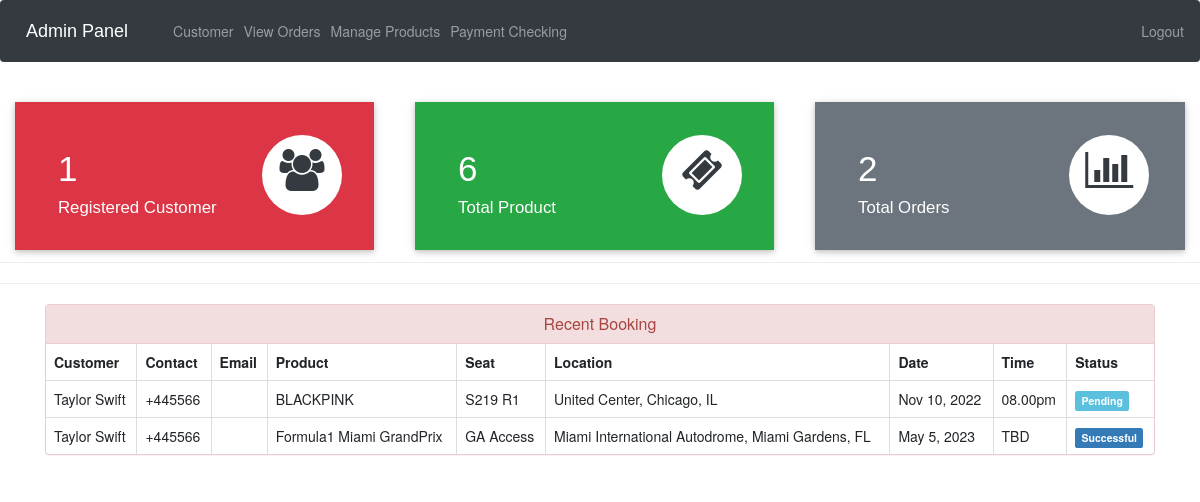
The app's page /admin-dashboard (signed in), older data.
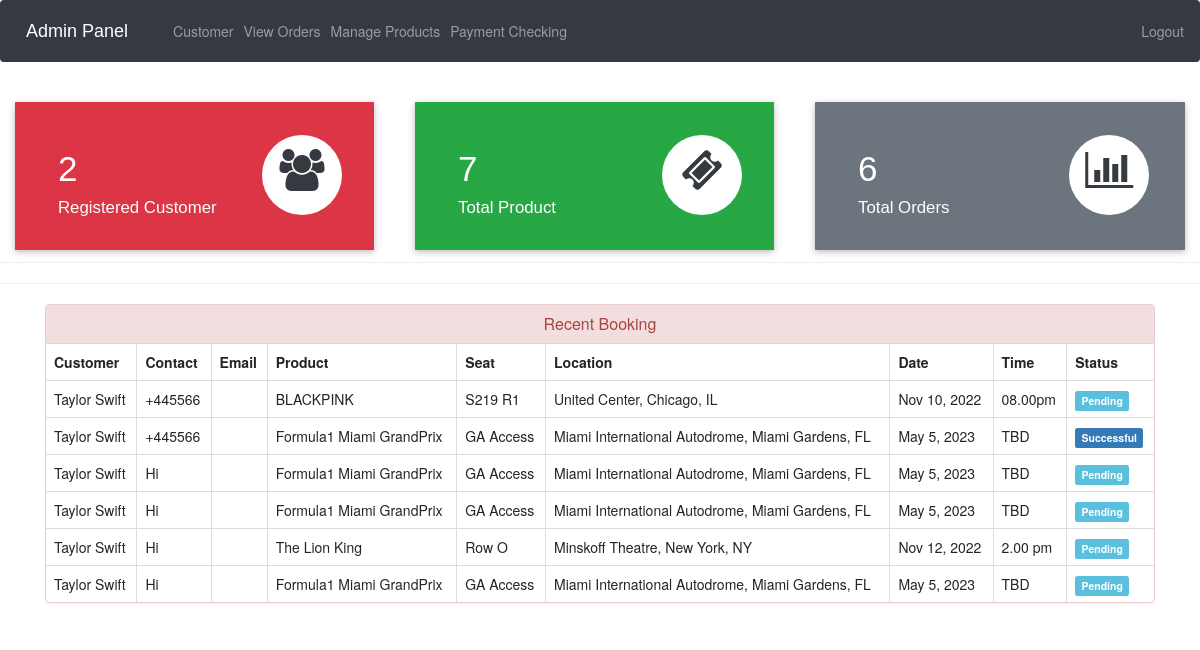
The same page, newer data.
### users/models.py (models this page shows, shortened)
class Customer(models.Model):
    user=models.OneToOneField(User,on_delete=models.CASCADE)
    mobile = models.CharField(max_length=20,null=False)
    @property
    def get_name(self):
        return self.user.first_name+" "+self.user.last_name

class Product(models.Model):
    CATEGORY =(
        ('Concert', 'Concert'),
        ('Musical', 'Musical'),
        ('Sport', 'Sport'),
        ('Other', 'Other')
    )
    STATUS=(
        ('Available', 'Available'),
        ('Sold', 'Sold')
    )
    user = models.ForeignKey(User, null=True, on_delete= models.SET_NULL)
    name=models.CharField(max_length=40)
    product_image= models.ImageField(upload_to='product_image/',null=True,blank=True)
    price = models.PositiveIntegerField()
    description=models.CharField(max_length=40)
    seat=models.CharField(max_length=20, null=True)
    location=models.CharField(max_length=64, null=True)
    date=models.CharField(max_length=40, null=True)
    time=models.CharField(max_length=12, null=True)
    category=models.CharField(max_length=50,null=True,choices=CATEGORY)
    status=models.CharField(max_length=50,null=True,choices=STATUS, default='Available')

class Orders(models.Model):
    STATUS =(
        ('Pending','Pending'),
        ('Successful','Successful'),
    )
    customer=models.ForeignKey('Customer', on_delete=models.CASCADE,null=True)
    product=models.ForeignKey('Product',on_delete=models.CASCADE,null=True)
    email = models.CharField(max_length=50,null=True)
    address = models.CharField(max_length=500,null=True)
    mobile = models.CharField(max_length=20,null=True)
    order_date= models.DateField(auto_now_add=True,null=True)
    status=models.CharField(max_length=50,null=True,choices=STATUS)

### users/views.py (the view)
# urls.py: path('admin-dashboard', views.admin_dashboard_view,name='admin-dashboard'),
@login_required(login_url='adminlogin')
def admin_dashboard_view(request):
    customercount=models.Customer.objects.all().count()
    productcount=models.Product.objects.all().count()
    ordercount=models.Orders.objects.all().count()
    orders=models.Orders.objects.all()
    ordered_products=[]
    ordered_bys=[]
    for order in orders:
        ordered_product=models.Product.objects.all().filter(id=order.product.id)
        ordered_by=models.Customer.objects.all().filter(id = order.customer.id)
        ordered_products.append(ordered_product)
        ordered_bys.append(ordered_by)
    mydict={
    'customercount':customercount,
    'productcount':productcount,
    'ordercount':ordercount,
    'data':zip(ordered_products,ordered_bys,orders),
    }
    return render(request,'users/admin_dashboard.html',context=mydict)

### users/templates/users/admin_dashboard.html
{% extends 'users/admin_base.html' %}
{% load static %}
{% block content %}
<br>
{%include 'users/admin_dashboard_cards.html'%}
<br><br><br><br><br>
<hr><hr>
<div class="container" >
    <div class="panel panel-danger" >
      <div class="panel-heading" style="text-align:center;">
        <h6 class="panel-title">Recent Booking</h6>
      </div>
      <table class="table table-hover table-bordered" id="dev-table">
        <thead>
          <tr>
            <th>Customer</th>
            <th>Contact</th>
            <th>Email</th>
            <th>Product</th>
            <th>Seat</th>
            <th>Location</th>
            <th>Date</th>
            <th>Time</th>
            <th>Status</th>
          </tr>
        </thead>
        {% for product,customer,order in data %}
        <tr>
          {% for c in customer %}
          <td> {{c.get_name}}</td>
          <td>{{c.mobile}}</td>
          <td>{{c.email}}</td>
          {% endfor %}
          {% for p in product %}
          <td> {{p.name}}</td>
          <td>{{p.seat}}</td>
          <td>{{p.location}}</td>
          <td>{{p.date}}</td>
          <td>{{p.time}}</td>
          {% if order.status == 'Pending'%}
          <td> <span class="label label-info">{{order.status}}</span></td>
          {% elif order.status == 'Delivered' %}
          <td> <span class="label label-success">{{order.status}}</span></td>
          {% elif order.status == 'Out for Delivery' %}
          <td> <span class="label label-warning">{{order.status}}</span></td>
          {%else%}
            <td> <span class="label label-primary">{{order.status}}</span></td>
          {%endif%}
          {% endfor %}
        </tr>
        {% endfor %}
      </table>
  </div>
</div>
{% endblock content %}

Row changes from the older to the newer data that the page shows:
added Orders: status "Pending", Product (name "Formula1 Miami GrandPrix", seat "GA Access", location "Miami International Autodrome, Miami Gardens, FL", date "May 5, 2023", time "TBD")
added Customer: get_name "Taylor Swift", mobile "Hi"
added Orders: status "Pending", Product (name "Formula1 Miami GrandPrix", seat "GA Access", location "Miami International Autodrome, Miami Gardens, FL", date "May 5, 2023", time "TBD")
added Orders: status "Pending"
now on this page (row unchanged): Product: name "The Lion King", seat "Row O", location "Minskoff Theatre, New York, NY", date "Nov 12, 2022", time "2.00 pm"
added Orders: status "Pending", Product (name "Formula1 Miami GrandPrix", seat "GA Access", location "Miami International Autodrome, Miami Gardens, FL", date "May 5, 2023", time "TBD")
Text that changed along with them:
{{ customercount }}: "1" → "2"
{{ productcount }}: "6" → "7"
{{ ordercount }}: "2" → "6"
